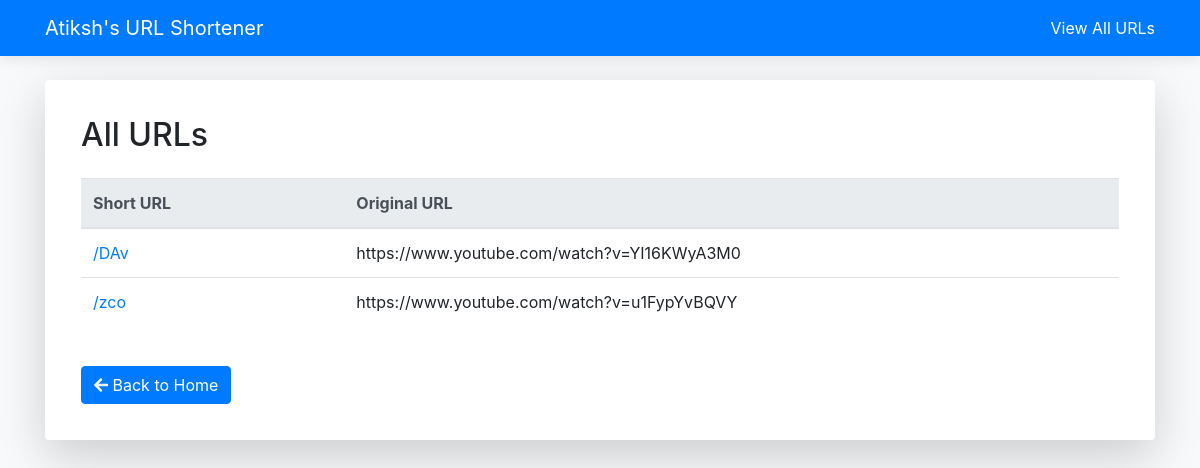
The app's page /all_urls, older data.
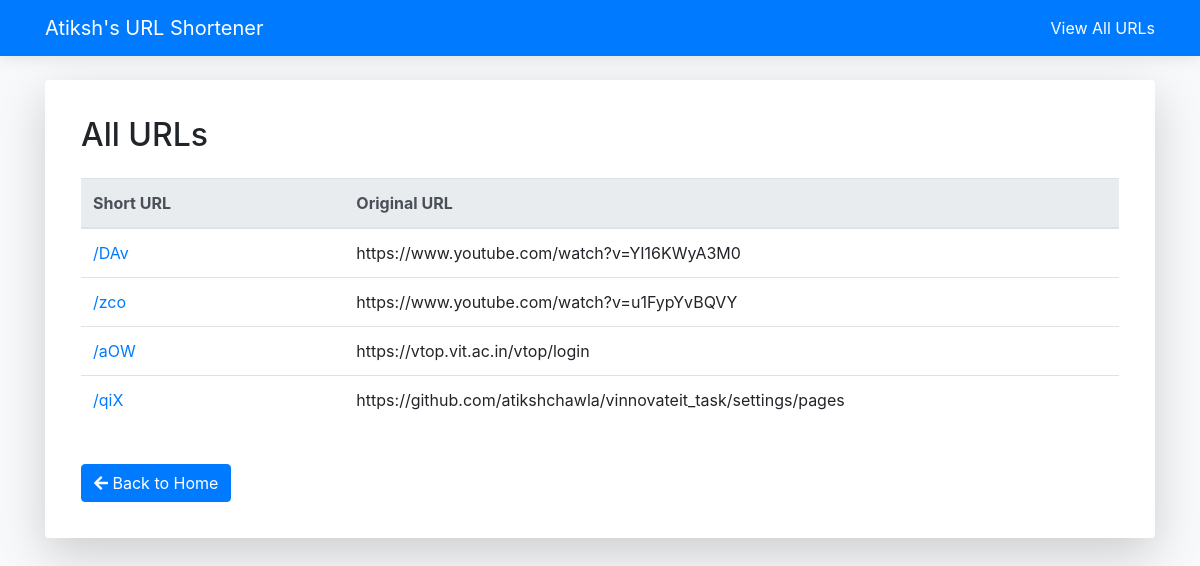
The same page, newer data.
### app.py (models this page shows, shortened)
class Urls(db.Model):
    id_ = db.Column(db.Integer, primary_key=True)
    long = db.Column(db.String(), nullable=False)
    short = db.Column(db.String(10), unique=True, nullable=False)

### app.py (the view)
@app.route('/all_urls')
def display_all():
    return render_template('all_urls.html', vals=Urls.query.all())

### templates/all_urls.html
{% extends "base.html" %} {% block title %}View all URLs{% endblock %} {% block
content %}
<h2 class="mb-4">All URLs</h2>
<div class="table-responsive">
	<table class="table table-hover">
		<thead class="thead-light">
			<tr>
				<th>Short URL</th>
				<th>Original URL</th>
			</tr>
		</thead>
		<tbody>
			{% for url in vals %}
			<tr>
				<td>
					<a href="http://127.0.0.1:5000/{{ url.short }}" class="text-primary">
						/{{ url.short }}
					</a>
				</td>
				<td class="text-truncate" style="max-width: 300px">{{ url.long }}</td>
			</tr>
			{% endfor %}
		</tbody>
	</table>
</div>
<a href="/" class="btn btn-primary back-button">
	<i class="fas fa-arrow-left"></i> Back to Home
</a>
{% endblock %}

Row changes from the older to the newer data that the page shows:
added Urls: short "aOW", long "https://vtop.vit.ac.in/vtop/login"
added Urls: short "qiX", long "https://github.com/atikshchawla/vinnovateit_task/settings/pages"
